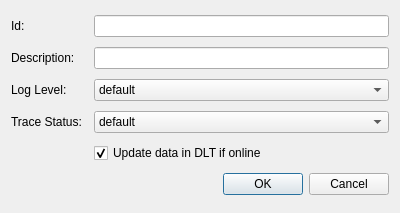
<?xml version="1.0" encoding="UTF-8"?>
<ui version="4.0">
 <class>ContextDialog</class>
 <widget class="QDialog" name="ContextDialog">
  <property name="geometry">
   <rect>
    <x>0</x>
    <y>0</y>
    <width>400</width>
    <height>213</height>
   </rect>
  </property>
  <property name="windowTitle">
   <string>Context Configuration</string>
  </property>
  <property name="windowIcon">
   <iconset resource="resource.qrc">
    <normaloff>:/icons/png/org.genivi.DLTViewer.png</normaloff>:/icons/png/org.genivi.DLTViewer.png</iconset>
  </property>
  <layout class="QGridLayout" name="gridLayout">
   <item row="0" column="0">
    <widget class="QLabel" name="label">
     <property name="text">
      <string>Id:</string>
     </property>
    </widget>
   </item>
   <item row="0" column="2">
    <widget class="QLineEdit" name="idLineEdit">
     <property name="maxLength">
      <number>4</number>
     </property>
    </widget>
   </item>
   <item row="1" column="0">
    <widget class="QLabel" name="label_2">
     <property name="text">
      <string>Description:</string>
     </property>
    </widget>
   </item>
   <item row="1" column="2">
    <widget class="QLineEdit" name="descriptionLineEdit"/>
   </item>
   <item row="5" column="0" colspan="3">
    <widget class="QDialogButtonBox" name="buttonBox">
     <property name="orientation">
      <enum>Qt::Horizontal</enum>
     </property>
     <property name="standardButtons">
      <set>QDialogButtonBox::Cancel|QDialogButtonBox::Ok</set>
     </property>
    </widget>
   </item>
   <item row="2" column="0">
    <widget class="QLabel" name="label_3">
     <property name="text">
      <string>Log Level:</string>
     </property>
    </widget>
   </item>
   <item row="2" column="2">
    <widget class="QComboBox" name="loglevelComboBox">
     <item>
      <property name="text">
       <string>default</string>
      </property>
     </item>
     <item>
      <property name="text">
       <string>off</string>
      </property>
     </item>
     <item>
      <property name="text">
       <string>fatal</string>
      </property>
     </item>
     <item>
      <property name="text">
       <string>error</string>
      </property>
     </item>
     <item>
      <property name="text">
       <string>warn</string>
      </property>
     </item>
     <item>
      <property name="text">
       <string>info</string>
      </property>
     </item>
     <item>
      <property name="text">
       <string>debug</string>
      </property>
     </item>
     <item>
      <property name="text">
       <string>verbose</string>
      </property>
     </item>
    </widget>
   </item>
   <item row="3" column="0">
    <widget class="QLabel" name="label_4">
     <property name="text">
      <string>Trace Status:</string>
     </property>
    </widget>
   </item>
   <item row="3" column="2">
    <widget class="QComboBox" name="tracestatusComboBox">
     <item>
      <property name="text">
       <string>default</string>
      </property>
     </item>
     <item>
      <property name="text">
       <string>off</string>
      </property>
     </item>
     <item>
      <property name="text">
       <string>on</string>
      </property>
     </item>
    </widget>
   </item>
   <item row="4" column="2">
    <widget class="QCheckBox" name="checkBoxUpdate">
     <property name="text">
      <string>Update data in DLT if online</string>
     </property>
     <property name="checked">
      <bool>true</bool>
     </property>
    </widget>
   </item>
  </layout>
 </widget>
 <resources>
  <include location="resource.qrc"/>
 </resources>
 <connections>
  <connection>
   <sender>buttonBox</sender>
   <signal>accepted()</signal>
   <receiver>ContextDialog</receiver>
   <slot>accept()</slot>
   <hints>
    <hint type="sourcelabel">
     <x>248</x>
     <y>254</y>
    </hint>
    <hint type="destinationlabel">
     <x>157</x>
     <y>274</y>
    </hint>
   </hints>
  </connection>
  <connection>
   <sender>buttonBox</sender>
   <signal>rejected()</signal>
   <receiver>ContextDialog</receiver>
   <slot>reject()</slot>
   <hints>
    <hint type="sourcelabel">
     <x>316</x>
     <y>260</y>
    </hint>
    <hint type="destinationlabel">
     <x>286</x>
     <y>274</y>
    </hint>
   </hints>
  </connection>
 </connections>
</ui>
